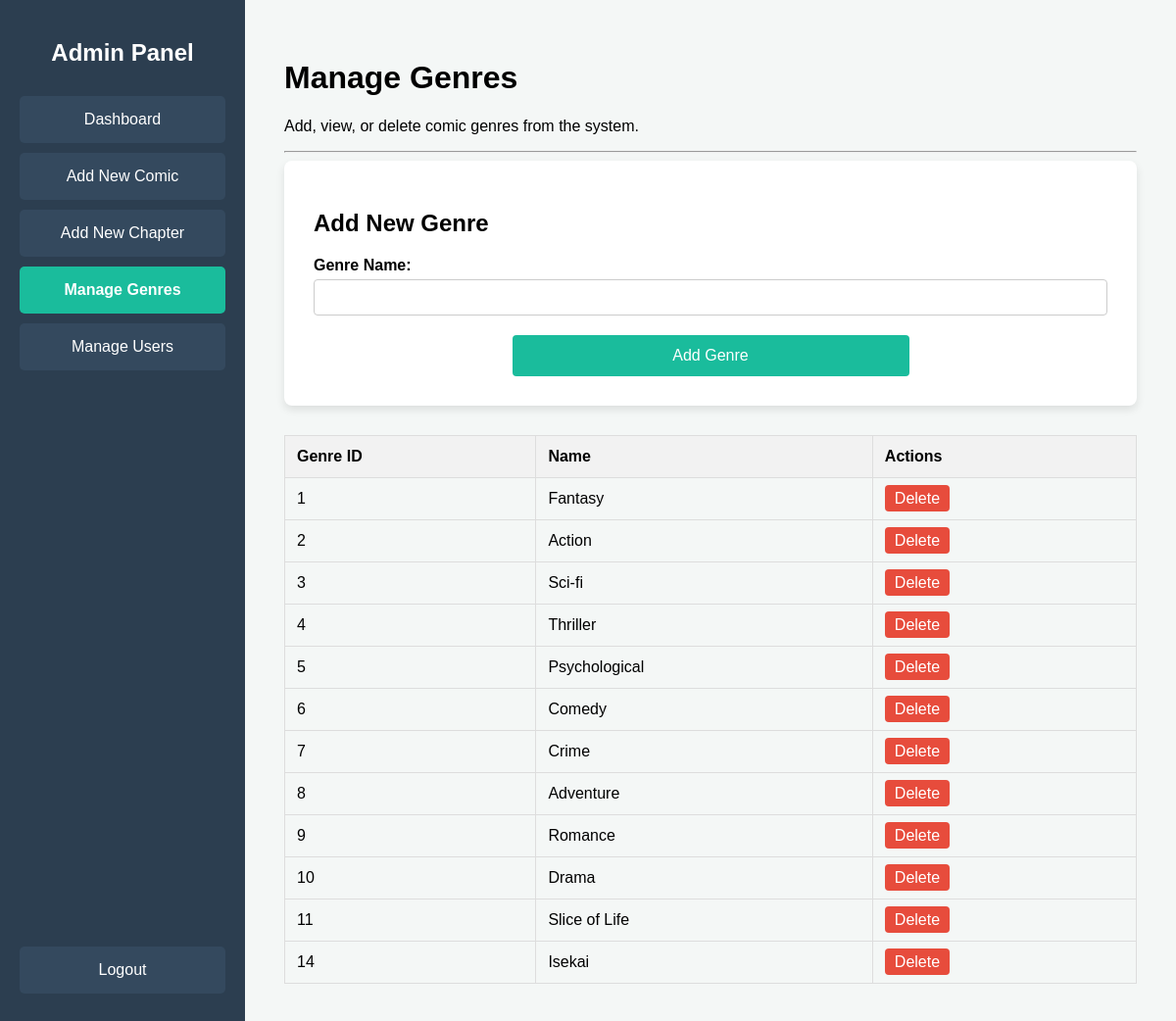
Screenshot of /code/admin/manage_genres.php (signed in) with the database file from the repository.
### tables this page shows
CREATE TABLE `tb_genre` (
  `genre_id` int(11) NOT NULL,
  `name` varchar(255) NOT NULL
);

### code/admin/manage_genres.php (the view, shortened to what this page needs)
<?php
include '../connection.php';
?>
<!DOCTYPE html>
<html lang="en">
<head>
    <link rel="stylesheet" href="../../assets/css/admin_style.css">
</head>
<body>
    <div class="dashboard-container">
        <div class="sidebar">
            <h2>Admin Panel</h2>
            <a href="dashboard.php" class="nav-button">Dashboard</a>
            <a href="add_comic.php" class="nav-button">Add New Comic</a>
            <a href="add_chapter.php" class="nav-button">Add New Chapter</a>
            <a href="manage_genres.php" class="nav-button active">Manage Genres</a>
            <a href="manage_users.php" class="nav-button">Manage Users</a>
            <a href="#" class="nav-button logout-button" onclick="showLogoutModal(event)">Logout</a>
        </div>
        <div class="main-content">
            <h1>Manage Genres</h1>
            <p>Add, view, or delete comic genres from the system.</p>
            <hr>
            <div class="form-container" style="margin-bottom: 30px;">
                <h2>Add New Genre</h2>
                <form action="manage_genres.php" method="POST">
                    <div class="form-group">
                        <label for="genre_name">Genre Name:</label>
                        <input type="text" id="genre_name" name="genre_name" required>
                    </div>
                    <button type="submit" name="add_genre">Add Genre</button>
                </form>
            </div>
            <table class="data-table">
                <thead>
                    <tr>
                        <th>Genre ID</th>
                        <th>Name</th>
                        <th>Actions</th>
                    </tr>
                </thead>
                <tbody>
                    <?php
                        $sql = "SELECT genre_id, name FROM tb_genre ORDER BY genre_id ASC";
                        $result = mysqli_query($conn, $sql);
                        while ($genre = mysqli_fetch_assoc($result)) {
                            echo '<tr>';
                            echo '<td>' . $genre['genre_id'] . '</td>';
                            echo '<td>' . htmlspecialchars($genre['name']) . '</td>';
                            echo '<td>
                                    <a href="manage_genres.php?delete_id=' . $genre['genre_id'] . '" class="action-btn delete-btn" onclick="return confirm(\'Are you sure you want to delete this genre?\');">Delete</a>
                                  </td>';
                            echo '</tr>';
                        }
                    ?>
                </tbody>
            </table>
        </div>
    </div>
</body>
</html>

### assets/css/admin_style.css (style rules this page uses)
body { font-family: Arial, sans-serif; margin: 0; background-color: #f4f7f6; }
.dashboard-container { min-height: 100vh; }
.sidebar { position: fixed; top: 0; left: 0; height: 100%; width: 250px; background-color: #2c3e50; color: white; padding: 20px; display: flex; flex-direction: column; box-sizing: border-box; }
.sidebar h2 { text-align: center; margin-bottom: 30px; }
.sidebar .nav-button { color: white; text-decoration: none; padding: 15px; margin-bottom: 10px; border-radius: 5px; background-color: #34495e; text-align: center; transition: background-color 0.3s; }
.sidebar .nav-button.active { background-color: #1abc9c; font-weight: bold; }
.logout-button { margin-top: auto; }
.main-content { margin-left: 250px; flex-grow: 1; padding: 40px; }
.data-table { width: 100%; border-collapse: collapse; margin-top: 20px; }
.data-table th, .data-table td { border: 1px solid #ddd; padding: 12px; text-align: left; }
.data-table thead { background-color: #f2f2f2; }
.action-btn { padding: 5px 10px; color: white; text-decoration: none; border-radius: 4px; margin-right: 5px; }
.delete-btn { background-color: #e74c3c; }
.form-container { background-color: white; padding: 30px; border-radius: 8px; box-shadow: 0 4px 8px rgba(0,0,0,0.1); }
.form-group { margin-bottom: 20px; }
.form-container label { display: block; margin-bottom: 5px; font-weight: bold; }
.form-container input[type="text"], .form-container input[type="number"], .form-container input[type="file"], .form-container input[type="email"], .form-container input[type="password"], .form-container textarea, .form-container select { width: 100%; padding: 10px; border: 1px solid #ccc; border-radius: 4px; box-sizing: border-box; }
.form-container button { width: 50%; display: block; margin: 20px auto 0 auto; padding: 12px; background-color: #1abc9c; color: white; border: none; border-radius: 4px; cursor: pointer; font-size: 16px; }

### rows the page displays
tb_genre: genre_id "1", name "Fantasy"
tb_genre: genre_id "2", name "Action"
tb_genre: genre_id "3", name "Sci-fi"
tb_genre: genre_id "4", name "Thriller"
tb_genre: genre_id "5", name "Psychological"
tb_genre: genre_id "6", name "Comedy"
tb_genre: genre_id "7", name "Crime"
tb_genre: genre_id "8", name "Adventure"
tb_genre: genre_id "9", name "Romance"
tb_genre: genre_id "10", name "Drama"
tb_genre: genre_id "11", name "Slice of Life"
tb_genre: genre_id "14", name "Isekai"
